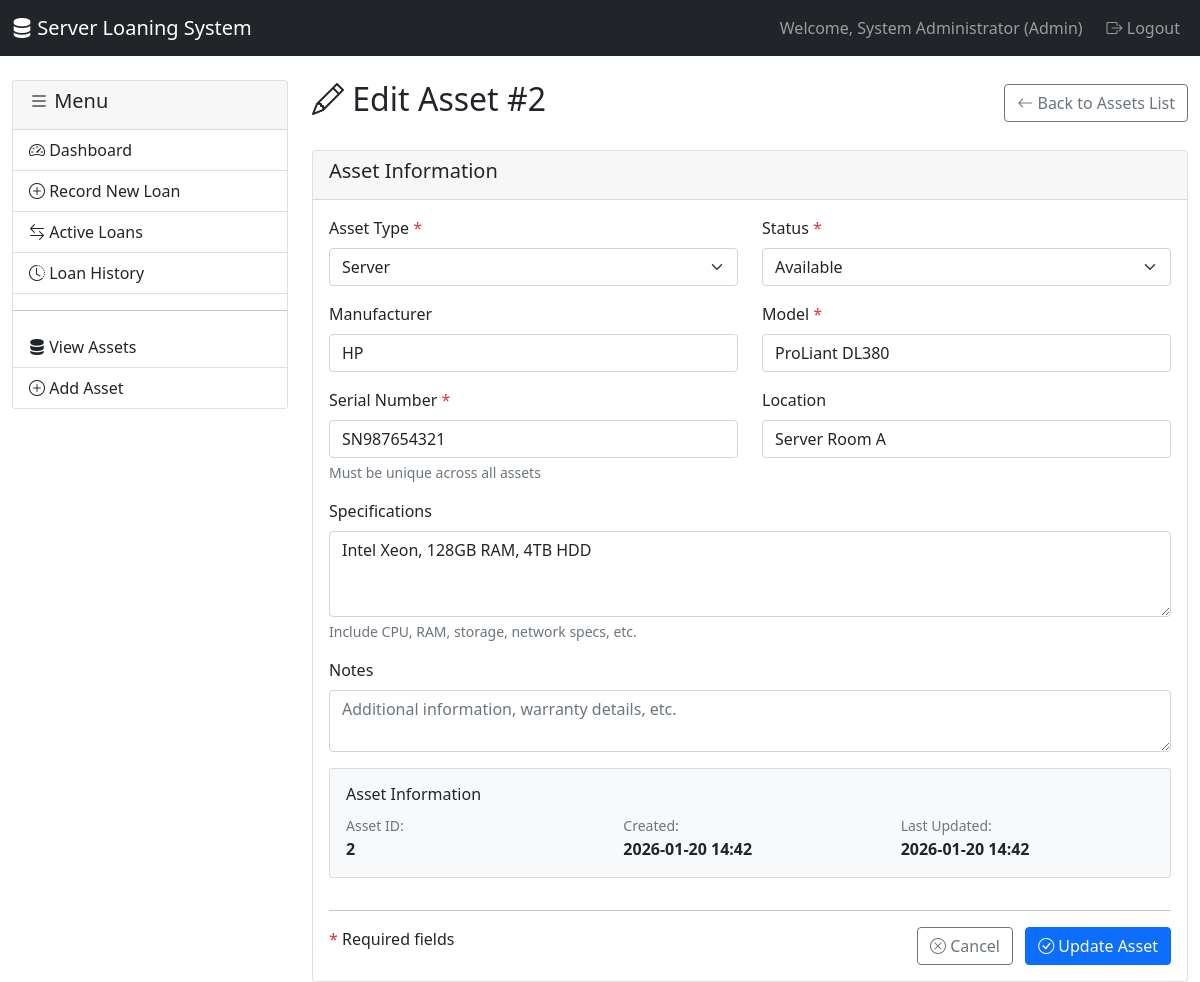
/admin/asset_edit.php?id=2 (signed in), run on the app's committed database.
### tables this page shows
CREATE TABLE assets (
    asset_id INT AUTO_INCREMENT PRIMARY KEY,
    asset_type ENUM('Server', 'Security Appliance', 'Network Device', 'Other') NOT NULL,
    manufacturer VARCHAR(100),
    model VARCHAR(100) NOT NULL,
    serial_number VARCHAR(100) UNIQUE,
    specifications TEXT,
    status ENUM('Available', 'On Loan', 'Maintenance', 'Retired') DEFAULT 'Available',
    location VARCHAR(200),
    notes TEXT,
    created_at TIMESTAMP DEFAULT CURRENT_TIMESTAMP,
    updated_at TIMESTAMP DEFAULT CURRENT_TIMESTAMP ON UPDATE CURRENT_TIMESTAMP
);

### auth/check_auth.php (called while the page is built, shortened)
<?php
function getCurrentUserName() {
    return isset($_SESSION['full_name']) ? $_SESSION['full_name'] : $_SESSION['username'];
}
?>

### admin/asset_edit.php (the view, shortened to what this page needs)
<?php
require_once '../auth/check_auth.php';
require_once '../config/db_config.php';
$asset_id = (int)$_GET['id'];
$stmt = $conn->prepare("SELECT * FROM assets WHERE asset_id = ?");
$stmt->bind_param("i", $asset_id);
$stmt->execute();
$result = $stmt->get_result();
$asset = $result->fetch_assoc();
?>
<!DOCTYPE html>
<html lang="en">
<head>
    <link href="https://cdn.jsdelivr.net/npm/bootstrap@5.1.3/dist/css/bootstrap.min.css" rel="stylesheet">
    <link href="https://cdn.jsdelivr.net/npm/bootstrap-icons@1.7.2/font/bootstrap-icons.css" rel="stylesheet">
</head>
<body>
    <nav class="navbar navbar-expand-lg navbar-dark bg-dark">
        <div class="container-fluid">
            <a class="navbar-brand" href="dashboard.php">
                <i class="bi bi-server"></i> Server Loaning System
            </a>
            <div class="navbar-nav ms-auto">
                <span class="navbar-text me-3">
                    Welcome, <?php echo getCurrentUserName(); ?> (Admin)
                </span>
                <a class="nav-link" href="../auth/logout.php">
                    <i class="bi bi-box-arrow-right"></i> Logout
                </a>
            </div>
        </div>
    </nav>
    <div class="container-fluid mt-4">
        <div class="row">
            <div class="col-md-3">
                <div class="card">
                    <div class="card-header">
                        <h5><i class="bi bi-list"></i> Menu</h5>
                    </div>
                    <div class="list-group list-group-flush">
                        <a href="dashboard.php" class="list-group-item list-group-item-action">
                            <i class="bi bi-speedometer2"></i> Dashboard
                        </a>
                        <a href="loan_record.php" class="list-group-item list-group-item-action">
                            <i class="bi bi-plus-circle"></i> Record New Loan
                        </a>
                        <a href="loans_active.php" class="list-group-item list-group-item-action">
                            <i class="bi bi-arrow-left-right"></i> Active Loans
                        </a>
                        <a href="loans_history.php" class="list-group-item list-group-item-action">
                            <i class="bi bi-clock-history"></i> Loan History
                        </a>
                        <hr>
                        <a href="assets_list.php" class="list-group-item list-group-item-action">
                            <i class="bi bi-server"></i> View Assets
                        </a>
                        <a href="asset_add.php" class="list-group-item list-group-item-action">
                            <i class="bi bi-plus-circle"></i> Add Asset
                        </a>
                    </div>
                </div>
            </div>
            <div class="col-md-9">
                <div class="d-flex justify-content-between align-items-center mb-4">
                    <h2><i class="bi bi-pencil"></i> Edit Asset #<?php echo $asset['asset_id']; ?></h2>
                    <a href="assets_list.php" class="btn btn-outline-secondary">
                        <i class="bi bi-arrow-left"></i> Back to Assets List
                    </a>
                </div>
                <div class="card">
                    <div class="card-header">
                        <h5><i class="bi bi-form"></i> Asset Information</h5>
                    </div>
                    <div class="card-body">
                        <form method="POST" action="">
                            <div class="row">
                                <div class="col-md-6 mb-3">
                                    <label for="asset_type" class="form-label">Asset Type <span class="text-danger">*</span></label>
                                    <select class="form-select" id="asset_type" name="asset_type" required>
                                        <option value="Server" <?php echo $asset['asset_type'] === 'Server' ? 'selected' : ''; ?>>Server</option>
                                    </select>
                                </div>
                                <div class="col-md-6 mb-3">
                                    <label for="status" class="form-label">Status <span class="text-danger">*</span></label>
                                    <select class="form-select" id="status" name="status" required>
                                        <option value="Available" <?php echo $asset['status'] === 'Available' ? 'selected' : ''; ?>>Available</option>
                                    </select>
                                </div>
                                <div class="col-md-6 mb-3">
                                    <label for="manufacturer" class="form-label">Manufacturer</label>
                                    <input type="text" class="form-control" id="manufacturer" name="manufacturer"
                                           placeholder="e.g., Dell, HP, Cisco"
                                           value="<?php echo htmlspecialchars($asset['manufacturer'] ?? ''); ?>">
                                </div>
                                <div class="col-md-6 mb-3">
                                    <label for="model" class="form-label">Model <span class="text-danger">*</span></label>
                                    <input type="text" class="form-control" id="model" name="model"
                                           placeholder="e.g., PowerEdge R740, ASA 5516-X"
                                           value="<?php echo htmlspecialchars($asset['model'] ?? ''); ?>" required>
                                </div>
                                <div class="col-md-6 mb-3">
                                    <label for="serial_number" class="form-label">Serial Number <span class="text-danger">*</span></label>
                                    <input type="text" class="form-control" id="serial_number" name="serial_number"
                                           placeholder="Unique serial number"
                                           value="<?php echo htmlspecialchars($asset['serial_number'] ?? ''); ?>" required>
                                    <div class="form-text">Must be unique across all assets</div>
                                </div>
                                <div class="col-md-6 mb-3">
                                    <label for="location" class="form-label">Location</label>
                                    <input type="text" class="form-control" id="location" name="location"
                                           placeholder="e.g., Server Room A, Storage Room"
                                           value="<?php echo htmlspecialchars($asset['location'] ?? ''); ?>">
                                </div>
                                <div class="col-md-12 mb-3">
                                    <label for="specifications" class="form-label">Specifications</label>
                                    <textarea class="form-control" id="specifications" name="specifications" rows="3"
                                              placeholder="e.g., Intel Xeon, 64GB RAM, 2TB SSD, 10Gbps NIC"><?php echo htmlspecialchars($asset['specifications'] ?? ''); ?></textarea>
                                    <div class="form-text">Include CPU, RAM, storage, network specs, etc.</div>
                                </div>
                                <div class="col-md-12 mb-3">
                                    <label for="notes" class="form-label">Notes</label>
                                    <textarea class="form-control" id="notes" name="notes" rows="2"
                                              placeholder="Additional information, warranty details, etc."><?php echo htmlspecialchars($asset['notes'] ?? ''); ?></textarea>
                                </div>
                            </div>
                            <div class="row">
                                <div class="col-12">
                                    <div class="card bg-light">
                                        <div class="card-body">
                                            <h6>Asset Information</h6>
                                            <div class="row">
                                                <div class="col-md-4">
                                                    <small class="text-muted">Asset ID:</small><br>
                                                    <strong><?php echo $asset['asset_id']; ?></strong>
                                                </div>
                                                <div class="col-md-4">
                                                    <small class="text-muted">Created:</small><br>
                                                    <strong><?php echo date('Y-m-d H:i', strtotime($asset['created_at'])); ?></strong>
                                                </div>
                                                <div class="col-md-4">
                                                    <small class="text-muted">Last Updated:</small><br>
                                                    <strong><?php echo date('Y-m-d H:i', strtotime($asset['updated_at'])); ?></strong>
                                                </div>
                                            </div>
                                        </div>
                                    </div>
                                </div>
                            </div>
                            <div class="row mt-3">
                                <div class="col-12">
                                    <hr>
                                    <div class="d-flex justify-content-between">
                                        <div>
                                            <span class="text-danger">*</span> Required fields
                                        </div>
                                        <div>
                                            <a href="assets_list.php" class="btn btn-outline-secondary me-2">
                                                <i class="bi bi-x-circle"></i> Cancel
                                            </a>
                                            <button type="submit" class="btn btn-primary">
                                                <i class="bi bi-check-circle"></i> Update Asset
                                            </button>
                                        </div>
                                    </div>
                                </div>
                            </div>
                        </form>
                    </div>
                </div>
            </div>
        </div>
    </div>
</body>
</html>

### data on the page
assets: asset_id "2", asset_type "Server", status "Available", manufacturer "HP", model "ProLiant DL380", serial_number "SN987654321", location "Server Room A", specifications "Intel Xeon, 128GB RAM, 4TB HDD", created_at "2026-01-20 14:42", updated_at "2026-01-20 14:42"

### other printed values
getCurrentUserName() "System Administrator"
